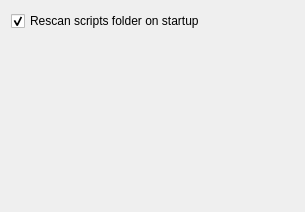
<?xml version="1.0" encoding="UTF-8"?>
<ui version="4.0">
 <class>Scripting</class>
 <widget class="QWidget" name="Scripting">
  <property name="geometry">
   <rect>
    <x>0</x>
    <y>0</y>
    <width>305</width>
    <height>212</height>
   </rect>
  </property>
  <layout class="QFormLayout" name="formLayout">
   <item row="0" column="0">
    <widget class="QCheckBox" name="Rescan">
     <property name="text">
      <string>Rescan scripts folder on startup</string>
     </property>
     <property name="checked">
      <bool>true</bool>
     </property>
     <property name="RequiresRestart" stdset="0">
      <bool>true</bool>
     </property>
    </widget>
   </item>
  </layout>
 </widget>
 <resources/>
 <connections/>
</ui>
